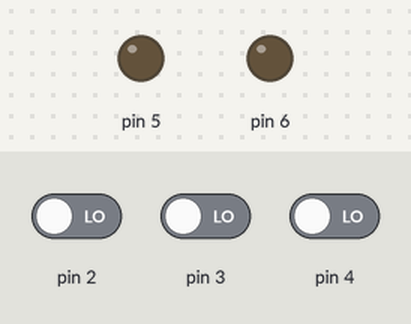
Bench run of a sketch on a simulated Arduino Uno, built with avr-gcc and run on an emulated ATmega328P. Parts: output pins drawn as LEDs (lit = HIGH). The test bench sets the inputs (shaded band); at power-on: pin 2 LOW, pin 3 LOW, pin 4 LOW.

Above: at 1.2 s.
1.3 s: pin 2 driven HIGH
At 2.1 s:
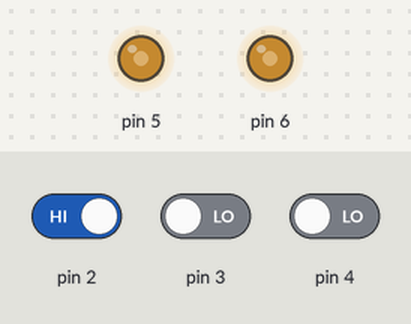
2.8 s: pin 3 driven HIGH
At 3.3 s:
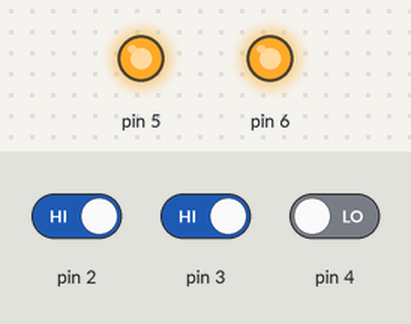
4.3 s: pin 3 driven LOW
At 5.6 s:
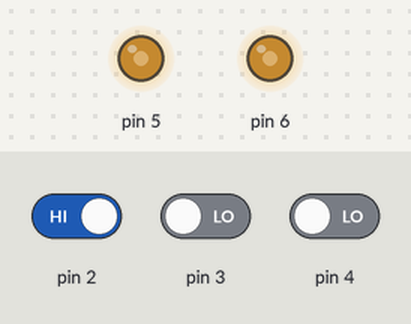
Timing chart, 0 to 7.3 s (numbered marks = the images above; inputs shaded):
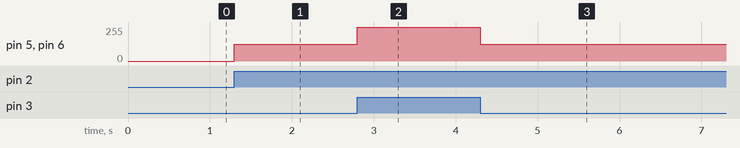

The sketch:

LineFollowRover.ino
```cpp
/*
* L293D wiring
*
* LT  (1)*(16) VCC
* LMF (2)*(15) RMF
* MR+ (3)*(14) MR+
* GND (4)*(13) GND
* GND (5)*(12) GND
* ML- (6)*(11) MR-
* LMR (7)*(10) RMR
* VCC (8)*( 9) RT
*
* ML -> left motor
* MR -> right motor
*/

#include<LineFollow.h>

const int LeftSensor = 2;
const int MiddleSensor = 3;
const int RightSensor = 4;

const int LT = 5;   // Left Throttle
const int RT = 6;   // Right Throttle
const int LMF = 7;  // Left Motor Forward
const int LMR = 8;  // Left Motor Reverse
const int RMF = 9;  // Right Motor Forward
const int RMR = 10; // Right Motor Reverse

Rover rover(LeftSensor, MiddleSensor, RightSensor); // make rover object with sensor input in the L, M, R format

void setup()
{
  rover.ChipInit(LT, RT, LMF, LMR, RMF, RMR); // initalize the L293D chip with your input pins
}

void loop()
{
  if (rover.GetMiddleInput())
  {
    rover.GoStraight(255); // the 255 is the speed, speed must be between 0-255
  }
  else if (rover.GetLeftInput())
  {
    rover.PivotLeft(126); // again, speed
  }
  else if (rover.GetRightInput())
  {
    rover.PivotRight(126);
  }
  else
  {
    rover.Halt();
  }
}
```

LineFollow.h
```cpp
#ifndef LINE_H
#define LINE_H

#include<Arduino.h>

class Rover
{
private:
	int LeftInputPin;
	int MiddleInputPin;
	int RightInputPin;

	int LeftThrottle;
	int RightThrottle;
	int LeftMotorForward;
	int LeftMotorReverse;
	int RightMotorForward;
	int RightMotorReverse;
public:
	Rover(int LeftInputPin, int MiddleInputPin, int RightInputPin);
	~Rover();

	void ChipInit(
		int LeftThrottle,
		int RightThrottle,
		int LeftMotorForward,
		int LeftMotorReverse,
		int RightMotorForward,
		int RightMotorReverse);

	bool GetLeftInput();
	bool GetMiddleInput();
	bool GetRightInput();

	void PivotLeft(int speed);
	void PivotRight(int speed);
	void TurnLeft(int speed);
	void TurnRight(int speed);
	void GoStraight(int speed);
	void Halt();
};

#endif
```

Measured:
- after the input at 1.3 s, pin 5, pin 6: 0/255 → 126/255 at once
- after the input at 2.8 s, pin 5, pin 6: 126/255 → 255/255 at once
- after the input at 4.3 s, pin 5, pin 6: 255/255 → 126/255 at once
